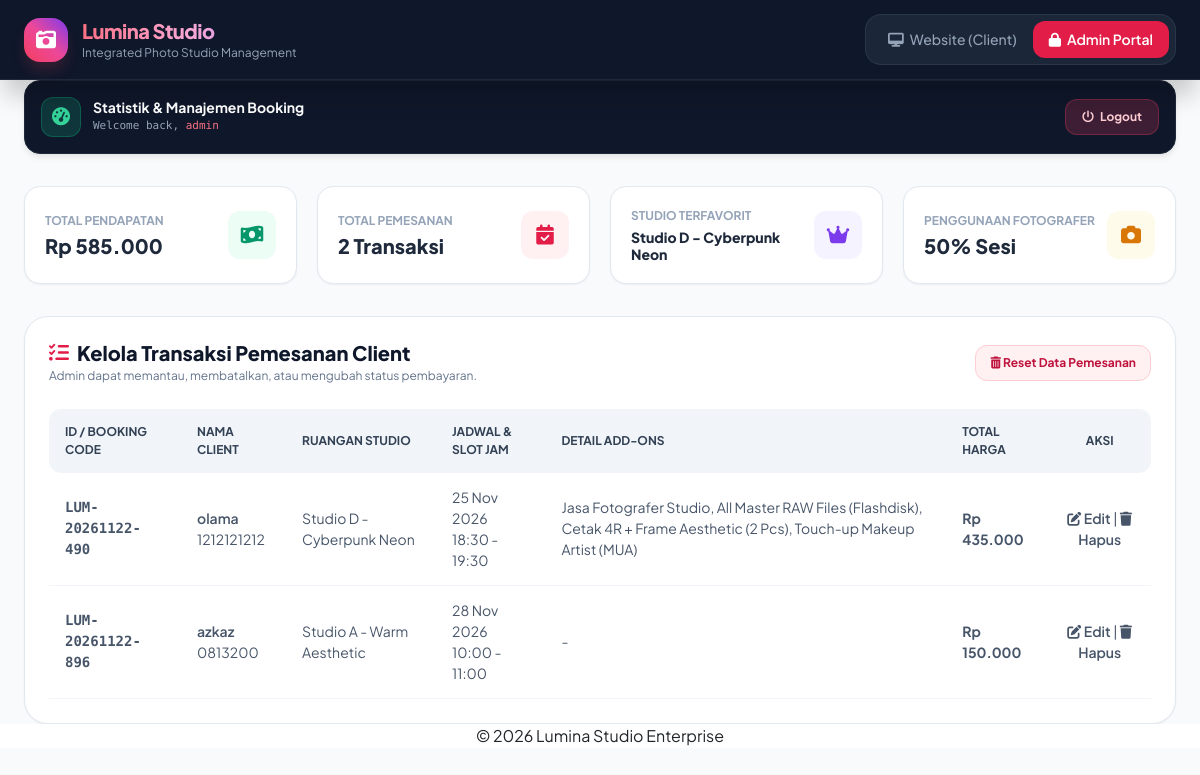
/index.php?page=admin (signed in), run on the app's committed database.
### tables this page shows
CREATE TABLE `pemesanan` (
  `id` int(11) NOT NULL,
  `kode_booking` varchar(50) NOT NULL,
  `nama_pemesan` varchar(100) NOT NULL,
  `no_hp` varchar(20) NOT NULL,
  `tanggal` date NOT NULL,
  `created_at` timestamp NOT NULL DEFAULT current_timestamp(),
  `studio_id` int(11) NOT NULL,
  `time_slots_id` int(11) NOT NULL
);

CREATE TABLE `studio` (
  `id` int(11) NOT NULL,
  `nama_studio` varchar(100) NOT NULL,
  `tema` varchar(50) NOT NULL,
  `harga_per_jam` int(11) NOT NULL,
  `kapasitas_maks` int(11) NOT NULL,
  `gambar` varchar(255) NOT NULL DEFAULT ''
);

CREATE TABLE `time_slots` (
  `id` int(11) NOT NULL,
  `slot_waktu` varchar(50) NOT NULL
);

### includes/helpers.php (called while the page is built, shortened)
<?php
    function e($text) {
        return htmlspecialchars((string) $text, ENT_QUOTES);
    }
    function rupiah($angka) {
        return 'Rp ' . number_format($angka, 0, ',', '.');
    }
?>

### admin.php (the view)
<?php
    include_once("connection.php");
    include_once("includes/helpers.php");
    $bookings = $connect->query( "
        SELECT
            p.id,
            p.kode_booking,
            p.nama_pemesan,
            p.no_hp,
            s.nama_studio,
            p.tanggal,
            ts.slot_waktu,
            COALESCE(GROUP_CONCAT(a.nama_addon SEPARATOR ', '), '-') AS detail_addons,
            (s.harga_per_jam + COALESCE(SUM(a.harga), 0)) AS total_harga
        FROM pemesanan p
        JOIN studio s ON p.studio_id = s.id
        JOIN time_slots ts ON p.time_slots_id = ts.id
        LEFT JOIN pemesanan_addon pa ON p.id = pa.pemesanan_id
        LEFT JOIN addons a ON pa.addons_id = a.id
        GROUP BY p.id
        ORDER BY p.created_at DESC
    ")->fetch_all(MYSQLI_ASSOC) ?? [];
    $total_pendapatan = 0;
    $total_pesanan    = count($bookings);
    $hitung_studio    = [];
    $sesi_fotografer  = 0;
    foreach ($bookings as $b) {
        $total_pendapatan += $b['total_harga'];
        $nama_st = $b['nama_studio'];
        $hitung_studio[$nama_st] = ($hitung_studio[$nama_st] ?? 0) + 1;
        if (stripos($b['detail_addons'], 'Fotografer') !== false) {
            $sesi_fotografer++;
        }
    }
    $studio_favorit = '-';
    if (!empty($hitung_studio)) {
        arsort($hitung_studio);
        $studio_favorit = array_key_first($hitung_studio);
    }
    $persen_fotografer = $total_pesanan > 0
        ? round(($sesi_fotografer / $total_pesanan) * 100)
        : 0;
    $stats = [
        ['Total Pendapatan',       rupiah($total_pendapatan),       'stat-value',    'icon-emerald', 'fa-money-bill-wave', 'stat-revenue'],
        ['Total Pemesanan',        $total_pesanan . ' Transaksi',   'stat-value',    'icon-rose',    'fa-calendar-check',  'stat-total-booking'],
        ['Studio Terfavorit',      $studio_favorit,                 'stat-value-sm', 'icon-violet',  'fa-crown',           'stat-fav-studio'],
        ['Penggunaan Fotografer',  $persen_fotografer . '% Sesi',   'stat-value',    'icon-amber',   'fa-camera',          'stat-photographer'],
    ];
?>
<div id="admin-dashboard-view" class="admin-dashboard">
    <div class="session-banner">
        <div class="session-info-group">
            <div class="session-shield-icon">
                <i class="fa-solid fa-gauge-high"></i>
            </div>
            <div>
                <h4 class="session-title">Statistik & Manajemen Booking</h4>
                <p class="session-subtext">Welcome back, <span class="text-rose-light"><?= e($_SESSION["username"] ?? 'Administrator') ?></span></p>
            </div>
        </div>
        <form method="POST" action="services/process_logout.php">
            <button type="submit" class="btn-logout">
                <i class="fa-solid fa-power-off"></i> Logout
            </button>
        </form>
    </div>
    <div class="stats-grid">
        <?php foreach ($stats as [$label, $value, $value_class, $icon_class, $icon, $id]): ?>
            <div class="stat-card">
                <div>
                    <p class="stat-label"><?= $label ?></p>
                    <h4 id="<?= $id ?>" class="<?= $value_class ?>"><?= e($value) ?></h4>
                </div>
                <div class="stat-icon <?= $icon_class ?>">
                    <i class="fa-solid <?= $icon ?>"></i>
                </div>
            </div>
        <?php endforeach; ?>
    </div>
    <div class="table-card">
        <div class="table-header-bar">
            <div>
                <h3 class="table-title">
                    <i class="fa-solid fa-list-check"></i> Kelola Transaksi Pemesanan Client
                </h3>
                <p class="table-subtitle">Admin dapat memantau, membatalkan, atau mengubah status pembayaran.</p>
            </div>
            <a href="services/delete_all_data.php"
                onclick="return confirm('Yakin ingin menghapus SEMUA data pemesanan?')"
                class="btn-reset">
                <i class="fa-solid fa-trash-can"></i> Reset Data Pemesanan
            </a>
        </div>
        <div class="table-responsive">
            <table class="booking-table">
                <thead>
                    <tr>
                        <th>ID / Booking Code</th>
                        <th>Nama Client</th>
                        <th>Ruangan Studio</th>
                        <th>Jadwal & Slot Jam</th>
                        <th>Detail Add-Ons</th>
                        <th>Total Harga</th>
                        <th>Aksi</th>
                    </tr>
                </thead>
                <tbody id="admin-booking-rows" class="divide-y divide-slate-100">
                    <?php if (empty($bookings)): ?>
                        <tr>
                            <td colspan="7" class="empty-state">Belum ada data pemesanan.</td>
                        </tr>
                    <?php else: ?>
                        <?php foreach ($bookings as $row): ?>
                            <tr class="hover:bg-slate-50 transition-colors">
                                <td class="font-mono font-semibold text-rose-600"><?= e($row['kode_booking']) ?></td>
                                <td>
                                    <div class="font-semibold text-slate-800"><?= e($row['nama_pemesan']) ?></div>
                                    <div class="text-xs text-slate-400"><?= e($row['no_hp']) ?></div>
                                </td>
                                <td class="font-medium text-slate-700"><?= e($row['nama_studio']) ?></td>
                                <td>
                                    <div class="font-medium text-slate-800"><?= date('d M Y', strtotime($row['tanggal'])) ?></div>
                                    <div class="text-xs text-slate-500"><?= e($row['slot_waktu']) ?></div>
                                </td>
                                <td class="text-xs text-slate-600"><?= e($row['detail_addons']) ?></td>
                                <td class="font-bold text-slate-800"><?= rupiah($row['total_harga']) ?></td>
                                <td class="text-center">
                                    <div class="flex items-center justify-center gap-3">
                                        <a href="form_edit.php?kode=<?= urlencode($row['kode_booking']) ?>"
                                           class="text-amber-600 hover:text-amber-800 font-semibold text-xs inline-flex items-center gap-1">
                                            <i class="fa-solid fa-pen-to-square"></i> Edit
                                        </a>
                                        <span class="text-slate-300">|</span>
                                        <a href="services/delete_data.php?kode=<?= urlencode($row['kode_booking']) ?>"
                                           onclick="return confirm('Hapus pemesanan ini?')"
                                           class="text-rose-500 hover:text-rose-700 font-semibold text-xs inline-flex items-center gap-1">
                                            <i class="fa-solid fa-trash"></i> Hapus
                                        </a>
                                    </div>
                                </td>
                            </tr>
                        <?php endforeach; ?>
                    <?php endif; ?>
                </tbody>
            </table>
        </div>
    </div>
</div>

### index.php (shortened to what this page needs)
<?php
    include_once("connection.php");
    include_once("includes/helpers.php");
    $page       = $_GET['page'] ?? 'dashboard';
    $menu = [
        'dashboard' => ['Website (Client)', 'fa-desktop'],
        'admin'     => ['Admin Portal',     'fa-lock'],
    ];
    $active_menu = ($page === 'admin') ? 'admin' : 'dashboard';
?>
<!DOCTYPE html>
<html lang="en">
<head>
    <?php include 'includes/head.php'; ?>
</head>
<body class="site-body">
    <header class="site-header">
        <div class="header-inner">
            <a href="?page=dashboard" class="brand-link">
                <div class="brand-icon">
                    <i class="fa-solid fa-camera-retro"></i>
                </div>
                <div>
                    <h1 class="brand-name">Lumina Studio</h1>
                    <p class="brand-tagline">Integrated Photo Studio Management</p>
                </div>
            </a>
            <nav class="main-nav hide-scrollbar">
                <?php foreach ($menu as $key => [$label, $icon]): ?>
                    <a href="?page=<?= $key ?>" class="nav-link <?= ($key === $active_menu) ? 'active' : '' ?>">
                        <i class="fa-solid <?= $icon ?>"></i> <?= $label ?>
                    </a>
                <?php endforeach; ?>
            </nav>
        </div>
    </header>
    <main class="flex-grow max-w-7xl w-full mx-auto px-4 py-8">
        <?php
        if (in_array($page, ['admin', 'register'])) {
            if (!empty($_SESSION["admin"])) {
                include 'admin.php';
            } else {
                include ($page === 'register' ? 'register.php' : 'login.php');
            }
        } else {
            include 'dashboard.php';
        }
        ?>
    </main>
    <footer class="bg-white border-t border-slate-200 py-6 text-center text-xs text-slate-500">
        <p>© 2026 Lumina Studio Enterprise</p>
    </footer>
</body>
</html>

### includes/head.php (shortened to what this page needs)
<link href="https://cdn.jsdelivr.net/npm/bootstrap@5.3.3/dist/css/bootstrap.min.css" rel="stylesheet">
<link rel="stylesheet" href="https://cdnjs.cloudflare.com/ajax/libs/font-awesome/6.5.2/css/all.min.css">
<link rel="stylesheet" href="style/base.css">
<link rel="stylesheet" href="style/layout.css">
<link rel="stylesheet" href="style/components.css">

### style/base.css (style rules this page uses)
:root { --rose: #e11d48; --rose-dark: #be123c; --rose-soft: #fff1f2; --rose-border: #fecdd3; --ink: #0f172a; --ink-2: #1e293b; --muted: #64748b; --faint: #94a3b8; --line: #e2e8f0; --surface: #f8fafc; --shadow-sm: 0 1px 2px 0 rgba(0, 0, 0, 0.05); --shadow-rose: 0 10px 15px -3px rgba(225, 29, 72, 0.3); --bs-danger: #e11d48; --bs-danger-rgb: 225, 29, 72; }
body { font-family: 'Plus Jakarta Sans', sans-serif; }
h1, h2, h3, h4, h5, h6 { font-size: inherit; font-weight: inherit; margin: 0; }
p { margin: 0; }
a { color: inherit; text-decoration: none; }
button { cursor: pointer; }
.font-mono { font-family: 'Fira Code', monospace; }
.font-semibold { font-weight: 600; }
.font-bold { font-weight: 700; }
.text-center { text-align: center; }
.hide-scrollbar { -ms-overflow-style: none; scrollbar-width: none; }
.text-rose-light { color: #fb7185; font-family: 'Fira Code', monospace; }

### style/layout.css (style rules this page uses)
.brand-link { display: flex; align-items: center; gap: 0.875rem; }
.brand-icon { width: 2.75rem; height: 2.75rem; border-radius: 1rem; background: linear-gradient(to top right, #f43f5e, #ec4899, #7c3aed); color: #ffffff; font-size: 1.25rem; display: flex; align-items: center; justify-content: center; box-shadow: 0 10px 15px -3px rgba(244, 63, 94, 0.2); }
.brand-name { font-size: 1.25rem; font-weight: 800; letter-spacing: -0.025em; line-height: 1.3; background: linear-gradient(to right, #fb7185, #f9a8d4, #a78bfa); -webkit-background-clip: text; background-clip: text; color: transparent; }
.brand-tagline { font-size: 0.75rem; color: var(--faint); }
.main-nav { display: flex; max-width: 100%; overflow-x: auto; padding: 0.375rem; border-radius: 1rem; background-color: rgba(30, 41, 59, 0.9); border: 1px solid rgba(51, 65, 85, 0.6); font-size: 0.875rem; font-weight: 500; }
.nav-link { display: flex; align-items: center; gap: 0.375rem; padding: 0.5rem 1rem; border-radius: 0.75rem; white-space: nowrap; color: var(--faint); transition: all 0.2s; }
.nav-link.active { background-color: var(--rose); color: #ffffff; font-weight: 600; box-shadow: var(--shadow-sm); }
.site-body { min-height: 100vh; display: flex; flex-direction: column; background-color: var(--surface); }
.site-header { background-color: var(--ink); color: #ffffff; position: sticky; top: 0; z-index: 40; border-bottom: 1px solid var(--ink-2); box-shadow: 0 20px 25px -5px rgba(0, 0, 0, 0.2); }
.header-inner { max-width: 80rem; margin: 0 auto; padding: 0.875rem 1.5rem; display: flex; flex-wrap: wrap; justify-content: space-between; align-items: center; gap: 1rem; }
.admin-dashboard { display: flex; flex-direction: column; gap: 2rem; }
.session-info-group { display: flex; align-items: center; gap: 0.75rem; }
.stats-grid { display: grid; grid-template-columns: 1fr; gap: 1.25rem; }
.table-header-bar { display: flex; flex-direction: column; justify-content: space-between; align-items: flex-start; gap: 1rem; margin-bottom: 1.5rem; }
.table-responsive { overflow-x: auto; }
@media (min-width: 640px) { .stats-grid { grid-template-columns: repeat(2, 1fr); } }
@media (min-width: 640px) { .table-header-bar { flex-direction: row; align-items: center; } }
@media (min-width: 1024px) { .stats-grid { grid-template-columns: repeat(4, 1fr); } }

### data on the page
pemesanan: kode_booking "LUM-20261122-490", nama_pemesan "olama", no_hp "1212121212", studio.nama_studio "Studio D - Cyberpunk Neon", tanggal "25 Nov 2026", time_slots.slot_waktu "18:30 - 19:30", detail_addons "Jasa Fotografer Studio, All Master RAW Files (Flashdisk), Cetak 4R + Frame Aesthetic (2 Pcs), Touch-up Makeup Artist (MUA)", total_harga "Rp 435.000"
pemesanan: kode_booking "LUM-20261122-896", nama_pemesan "azkaz", no_hp "0813200", studio.nama_studio "Studio A - Warm Aesthetic", tanggal "28 Nov 2026", time_slots.slot_waktu "10:00 - 11:00", detail_addons "-", total_harga "Rp 150.000"

### other printed values
$label "Website (Client)"
$label "Admin Portal"
$_SESSION["username"] "admin"
$label "TOTAL PENDAPATAN"
$value "Rp 585.000"
$label "TOTAL PEMESANAN"
$value "2 Transaksi"
$label "STUDIO TERFAVORIT"
$value "Studio D - Cyberpunk Neon"
$label "PENGGUNAAN FOTOGRAFER"
$value "50% Sesi"
